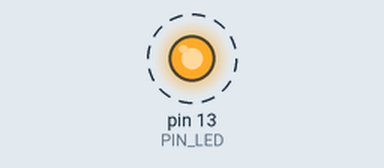
A sketch run on a simulated Arduino Uno, built with avr-gcc and run on an emulated ATmega328P. On the bench: output pins drawn as LEDs (lit = HIGH). Dashed ring = blinking. What the sketch prints to the serial monitor is not drawn.

Above: at 0.5 s.
Timing chart, 0 to 4.6 s (numbered marks = the images above):
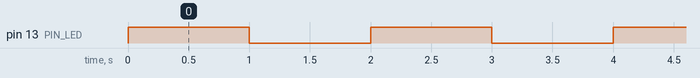

Measured:
- by itself, pin 13 (PIN_LED): alternates HIGH for 1.0 s and LOW for 1.0 s

The sketch:

04_example_3.ino
```cpp
#define PIN_LED 13
unsigned int count, toggle;
int toggle_state(unsigned int toggle);

void setup(){
  Serial.begin(115200);
  while(!Serial){
    ;
  }
  pinMode(PIN_LED, OUTPUT);
  Serial.println("Hello World!\n");
  count = toggle = 0;
  digitalWrite(PIN_LED, toggle);
}

void loop(){
  Serial.println(++count);
  toggle = toggle_state(toggle);
  digitalWrite(PIN_LED, toggle);
  delay(1000);
}

int toggle_state(unsigned int toggle){
  return !toggle;
}
```
